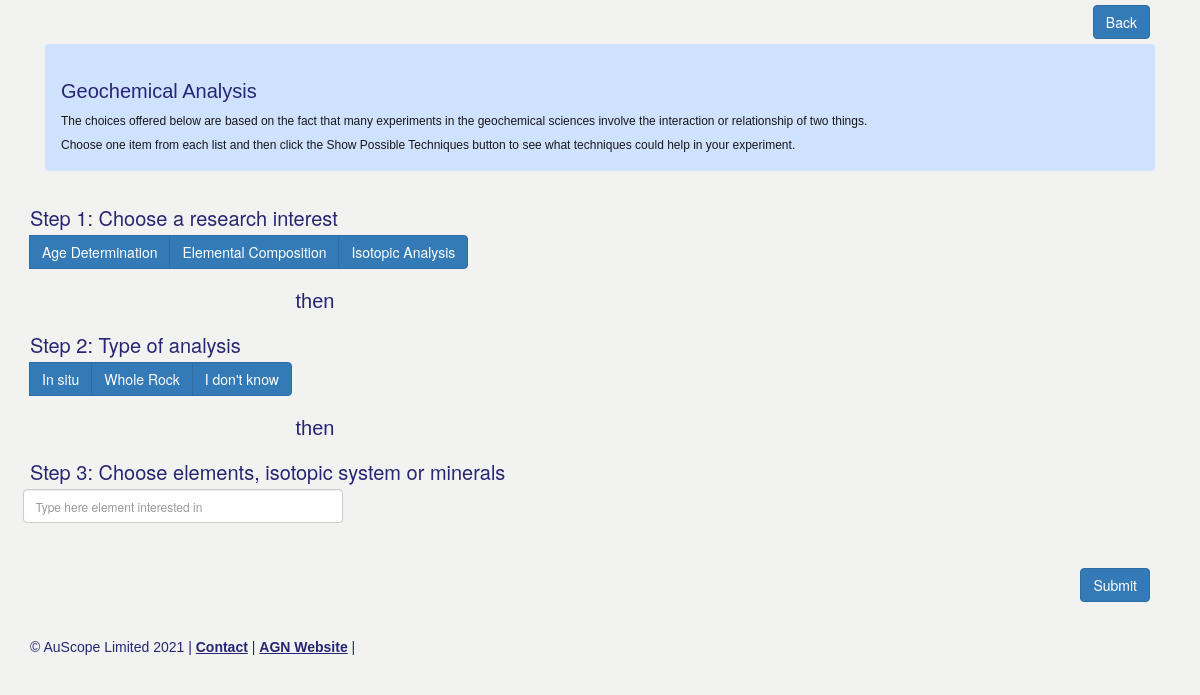
/index.php/portal/geochemOptionsSelection, run on an earlier commit of the app's database.
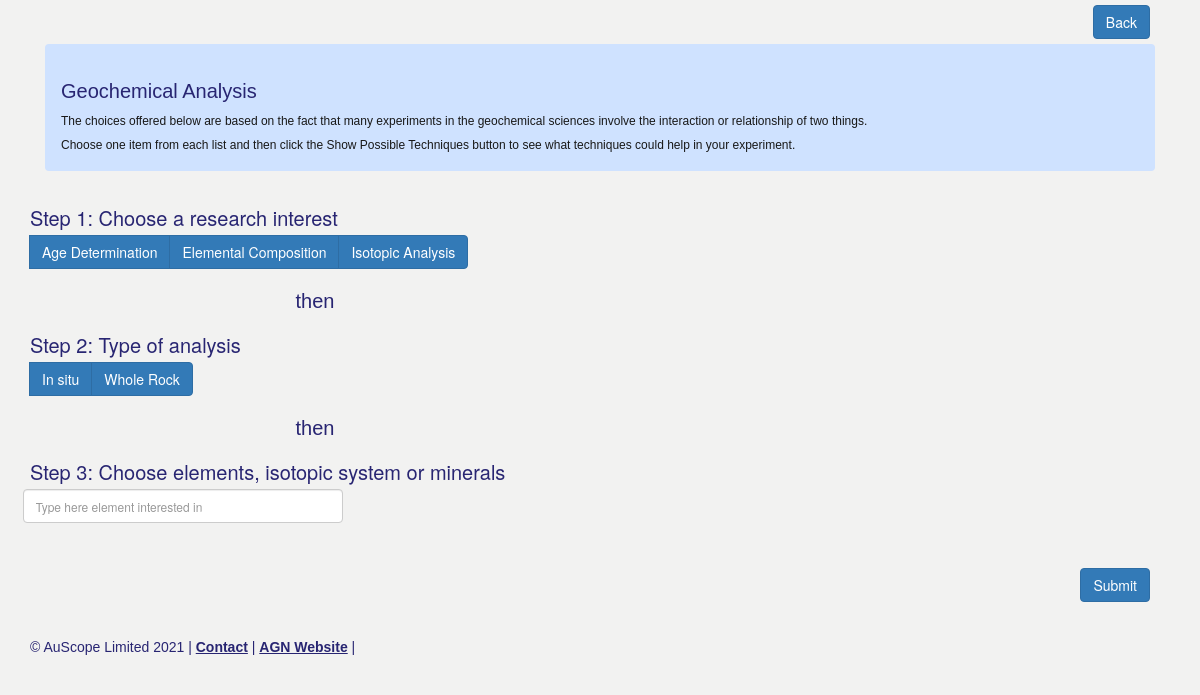
And on a later commit of the database.
### tables this page shows
CREATE TABLE `option_choice` (
  `id` bigint(20) NOT NULL AUTO_INCREMENT,
  `version` bigint(20) NOT NULL,
  `priority` int(11) NOT NULL,
  `name` varchar(255) NOT NULL,
  `type` varchar(255) NOT NULL,
  `science` varchar(255) NOT NULL,
  PRIMARY KEY (`id`),
  FULLTEXT KEY `fulltext_index` (`name`)
);

### application/controllers/Portal.php (called while the page is built, shortened)
<?php
class Portal extends CI_Controller {
    function __construct()
    {
        $this->load->model('Static_model');
    }
    public function geochemOptionsSelection(){
        $staticData = array();
        $staticData['tf.geochemChoices.quickGuide'] = $this->Static_model->getStaticDataByName('tf.geochemChoices.quickGuide')->text;
        $staticData['tf.geochemChoices.comparison.title'] = $this->Static_model->getStaticDataByName('tf.geochemChoices.comparison.title')->text;
        $staticData['tf.geochemChoices.step1.title'] = $this->Static_model->getStaticDataByName('tf.geochemChoices.step1.title')->text;
        $staticData['tf.geochemChoices.step2.title'] = $this->Static_model->getStaticDataByName('tf.geochemChoices.step2.title')->text;
        $staticData['tf.geochemChoices.step3.title'] = $this->Static_model->getStaticDataByName('tf.geochemChoices.step3.title')->text;
        $this->load->model('OptionChoice_model');
        $step1_list = $this->OptionChoice_model->getAllOptionChoices('GEOCHEM', 'STEP1');
        $step2_list = $this->OptionChoice_model->getAllOptionChoices('GEOCHEM', 'STEP2');
        $this->load->view('Portal/geochem_options_selection', array(
            'staticData' => $staticData,
                'step1_list'=>$step1_list,
                'step2_list'=>$step2_list
        ));
    }
}

### index.php (called while the page is built, shortened)
<?php
require_once BASEPATH.'core/CodeIgniter.php';

### application/models/Static_model.php (called while the page is built, shortened)
<?php
class Static_model extends MY_Model
{
    function getStaticDataByName($name){
        $result = $this->db->where('name',$name)->get('static_content')->row();
        return $result;
    }
}

### application/models/OptionChoice_model.php (called while the page is built, shortened)
<?php
class OptionChoice_model extends MY_Model
{
    function getAllOptionChoices($science, $type){
        return $this->db
            ->where('science', $science)->where('type', $type)
            ->order_by('priority','ASC')->get('option_choice')->result();
    }
}

### application/views/Portal/geochem_options_selection.php (the view, shortened to what this page needs)
<?php $this->load->view('layout/portal_header.php');?>
<head>
</head>
<body>
        <div id="content" class="container">
	    <div class="d-flex justify-content-end">
                <div class="p-2">
		    <button type="submit" class="btn btn-primary" onclick="window.location.assign('<?php echo base_url();?>Portal')">Back</button>
                </div>
            </div>
            <div class="alert alert-primary">
<?php echo $staticData['tf.geochemChoices.quickGuide']; ?>
            </div>
            <div class="row">
                <div class="col-6">
                    <div class="row">
                        <h3 class="tf-heading"><?php echo strip_tags($staticData['tf.geochemChoices.step1.title']);?> </h3>
                        <div class="btn-group" role="group">
                            <?php
                              foreach($step1_list as $r){
                                     echo '<label class="btn btn-primary" for="btnradio-'.$r->id.'">'.$r->name.'</label>';
                              }
                            ?>
                        </div>
                    </div>
                    <div class="row">
                        <img src="<?php echo base_url().'assets/images/space.gif'?>" width="20" height="5" />
                        <span style="text-align:center;"><h1 class="tf-heading"><?php echo strip_tags($staticData['tf.geochemChoices.comparison.title']);?> </h1></span>
                    </div>
                    <div class="row">
                        <h3 class="tf-heading"><?php echo strip_tags($staticData['tf.geochemChoices.step2.title']);?> </h3>
                        <div class="btn-group" role="group">
                            <?php
                            foreach($step2_list as $r){
                                echo '<label class="btn btn-primary" for="btnradio-'.$r->id.'">'.$r->name.'</label>';
                            }
                            ?>
                        </div>
                    </div>
                    <div class="row">
                        <img src="<?php echo base_url().'assets/images/space.gif'?>" width="20" height="5" />
                        <span style="text-align:center;"><h1 class="tf-heading"><?php echo strip_tags($staticData['tf.geochemChoices.comparison.title']);?> </h1></span>
                    </div>
                    <div class="row">
                        <h3 class="tf-heading"><?php echo strip_tags($staticData['tf.geochemChoices.step3.title']);?> </h3>
                        <input id="step3" class="form-control" style="font-size: 12px; max-width: 32rem" type="text" placeholder="Type here element interested in"></input>
                    </div>
                </div>
	        <div class="col-6">
		</div>
            </div>
            <br>
            <br>
            <div class="d-flex justify-content-end">
                <div class="p-2">
                    <form action="<?php echo base_url().'Portal/getTechniqueByOptionCombination';?>" method="get" name="choiceForm" id="choiceForm">
                        <button type="submit" class="btn btn-primary" onclick="onSubmit()">Submit</button>
                    </form>
                </div>
            </div>
            <br>
      </div>
    <div id="footer" class="container">
        <?php include 'footer.php';?>
    </div>
    <div id="infobox"> </div>
        <?php $this->load->view('layout/portal_footer.php')?>
</body>

### application/views/layout/portal_header.php (shortened to what this page needs)
<!DOCTYPE html>
<html>
<head>
    <link href="https://cdn.jsdelivr.net/npm/bootstrap@5.0.0-beta3/dist/css/bootstrap.min.css" rel="stylesheet">
    <link href="<?php echo base_url();?>/assets/css/bootstrap.css" rel="stylesheet">
    <link href="<?php echo base_url();?>/assets/css/technique-finder.css" rel="stylesheet">
    <link rel="stylesheet" href="https://cdnjs.cloudflare.com/ajax/libs/jqueryui/1.12.1/jquery-ui.min.css">
</head>
<body>
</body>
</html>

### application/views/Portal/footer.php
<p id="attribution" class="tf-attribution">© AuScope Limited 2021 |
    <a href="mailto:auscopegeochemistry@gmail.com" class="style1">Contact</a> |
    <a href="https://www.auscope.org.au/agn" class="style1" target="_blank">AGN Website</a> |
</p>

### application/views/layout/portal_footer.php (shortened to what this page needs)
<!DOCTYPE html>
<html>
<head>
    <link rel="stylesheet" type="text/css" href="https://cdn.datatables.net/v/dt/dt-1.10.16/datatables.min.css"/>
</head>
<body>
</body>
</html>

### assets/css/technique-finder.css (style rules this page uses)
body { background-color: rgb(242,242,241); }
.tf-hyperlink, a:link, a:visited { color: #282572; font-weight: bold; text-decoration: none; font-size: 14px; }
.tf-attribution { color: #282572; float: left; font-family: arial, verdana, sans-serif; }
.tf-heading { color: #282572; font-weight: normal; font-size: 20px; margin: .8em 0 .3em 0; }
#infobox { position: absolute; top: 100px; left: 705px; width: 205px; height: 550px; }
#footer { top: 10px; left: 0px; margin-top: 10px; padding: 0 25px 0 0; }
#content p { font-family: arial, verdana, sans-serif; font-size: 12px; line-height:19px; color: #181818; }
#content h1 { font-size: 20px; color: #282572; font-family: arial, verdana, sans-serif; }
#footer a { text-decoration: underline; color: #282572; }

What changed in the data, as far as the page shows it:
removed option_choice: name "I don't know", shown under "Step 2: Type of analysis"
